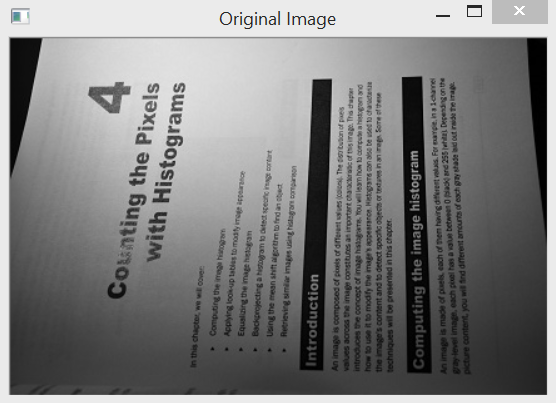
//> input picture book.bmp, 556 x 403 px
$ ./4-7   (built with g++ and OpenCV 4)
//> lines starting //> are read from the running program, lines starting //| are printed output that depends on the picture; after the words box and inside, x2 and y2 are one past the last pixel; in counts of white or black regions, pixels touching at a corner belong together
/* 4-7.cpp
적분영상의 응용: 적응적 경계화란?
(각 화소가 지역 평균 값, 즉 이웃화소의 평균 값과 두드러지게 차이나면
이상치로 간주하고 경계화 과정에서 잘라낸다.
따라서, 모든 화소 주변의 지역 평균 계산이 필요 -> 적분 영상 이용)  */
#include <iostream>
#include <opencv2/opencv.hpp>

using namespace cv;
using namespace std;

void main() {

	Mat image = imread("book.bmp", 0);
//> image: 403 rows x 556 cols, CV_8UC1; min 0, max 255, mean 126.1
	imshow("Original", image);

//비교1. 고정된 경계 값 사용
	Mat binaryFixed;
	threshold(image, binaryFixed, 70, 255, THRESH_BINARY);
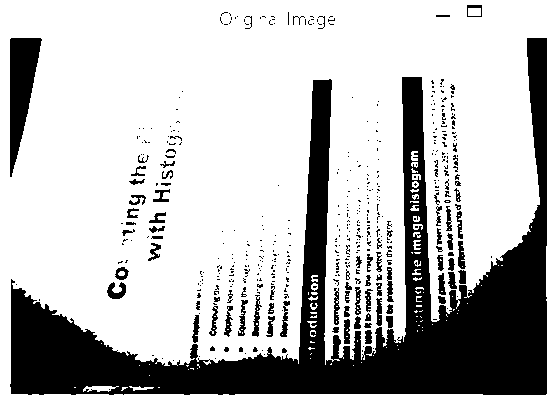
//> binaryFixed: 403 rows x 556 cols, CV_8UC1; 74% white; 469 black regions (378 under 20 px), largest, box (x1, y1, x2, y2) and area: (10, 38, 547, 395) 48740, (10, 38, 42, 177) 2493, (107, 282, 126, 299) 192
	imshow("binaryFixed", binaryFixed);


//비교2. adaptiveThreshold() 사용
	int blockSize = 21; //이웃 크기(픽셀)
	int threshold = 10; //화소를 (평균-경계 값)과 비교

	Mat binaryAdaptive;
	//cv::adaptiveThreshold 적응적 경계화
	//(입력영상, 결과이진영상, 결과에 대한 최댓값, 방법, 경계화타입, 블록크기, 사용할 경계값)
	adaptiveThreshold(image, binaryAdaptive, 255, ADAPTIVE_THRESH_MEAN_C, THRESH_BINARY, blockSize, threshold);
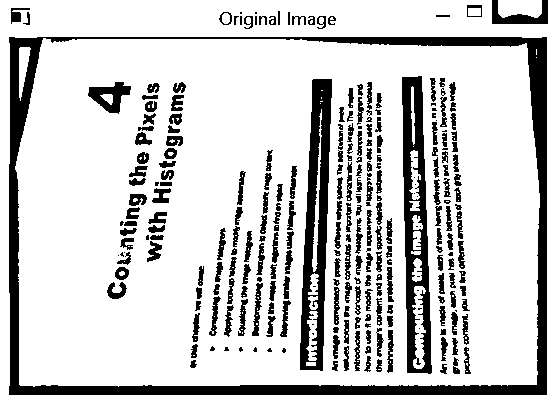
//> binaryAdaptive: 403 rows x 556 cols, CV_8UC1; 80.4% white; 264 black regions (44 under 20 px), largest, box (x1, y1, x2, y2) and area: (9, 37, 547, 395) 15417, (300, 79, 332, 371) 5073, (402, 76, 432, 374) 4910
	imshow("binaryAdaptive", binaryAdaptive);

//비교3. 직접구현
	Mat binary = image.clone(); //복사본 생성
	int nl = binary.rows;
//> nl = 403
	int nc = binary.cols;
//> nc = 556

	//적분영상 계산
	Mat iimage;
	integral(image, iimage, CV_32S);
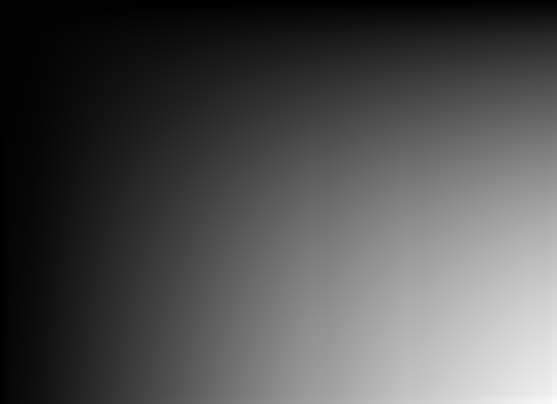
//> iimage: 404 rows x 557 cols, CV_32SC1; min 0, max 28253235, mean 8918046.1; drawn with min black and max white

	int halfSize = blockSize / 2; //10픽셀
	for (int j = halfSize; j < nl - halfSize - 1; j++) { //각 행
		uchar*  data = binary.ptr<uchar>(j);
		int* idata1 = iimage.ptr<int>(j - halfSize);
		int* idata2 = iimage.ptr<int>(j + halfSize + 1);

		for (int i = halfSize; i < nc - halfSize - 1; i++) {
			int sum = (idata2[i + halfSize + 1]
				- idata2[i - halfSize]
				- idata1[i + halfSize + 1]
				+ idata1[i - halfSize]) / (blockSize*blockSize); //주의!!!

			if (data[i] < (sum - threshold))
				data[i] = 0;
			else
				data[i] = 255;

		}
	}
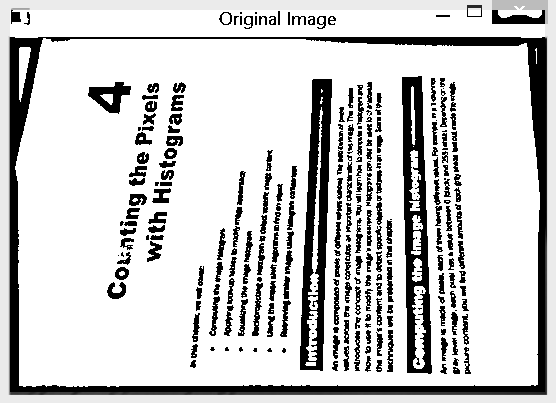
//> binary: 403 rows x 556 cols, CV_8UC1; min 0, max 255, mean 205.4
	imshow("integralAdaptive", binary);

	waitKey(0);
}

$ run again, with peppers.bmp copied over book.bmp
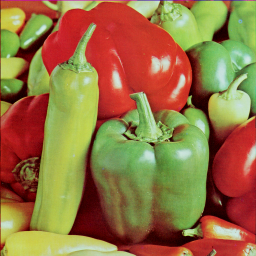
//> input picture peppers.bmp, 256 x 256 px
//> `threshold(image, binaryFixed, 70, 255, THRESH_BINARY);`:
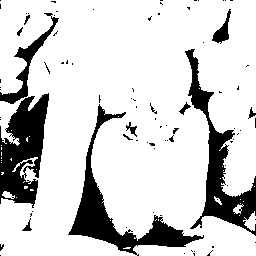
//> binaryFixed: 256 rows x 256 cols, CV_8UC1; 82% white; 85 black regions (72 under 20 px), largest, box (x1, y1, x2, y2) and area: (68, 104, 204, 256) 3497, (0, 93, 49, 208) 3378, (185, 49, 256, 236) 3260
//> binaryAdaptive: 256 rows x 256 cols, CV_8UC1; 72.7% white; 179 black regions (147 under 20 px), largest, box (x1, y1, x2, y2) and area: (42, 0, 256, 256) 10200, (0, 93, 62, 256) 1795, (0, 2, 61, 104) 1413
//> after the loop `for (int j = halfSize; j < nl - halfSize - 1; j++)`:
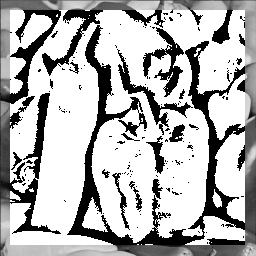
//> binary: 256 rows x 256 cols, CV_8UC1; min 0, max 255, mean 179.3

$ run again, with puppy.bmp copied over book.bmp
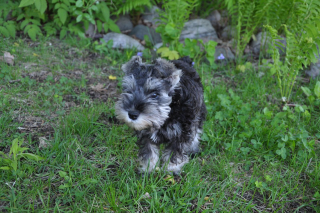
//> input picture puppy.bmp, 320 x 213 px
//> `threshold(image, binaryFixed, 70, 255, THRESH_BINARY);`:
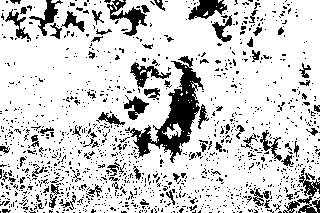
//> binaryFixed: 213 rows x 320 cols, CV_8UC1; 81.5% white; 1275 black regions (1196 under 20 px), largest, box (x1, y1, x2, y2) and area: (125, 56, 204, 163) 2383, (283, 168, 320, 213) 559, (107, 0, 147, 36) 501
//> binaryAdaptive: 213 rows x 320 cols, CV_8UC1; 67.1% white; 1332 black regions (1127 under 20 px), largest, box (x1, y1, x2, y2) and area: (95, 53, 204, 170) 2403, (82, 0, 175, 107) 1895, (286, 60, 320, 107) 538
//> after the loop `for (int j = halfSize; j < nl - halfSize - 1; j++)`:
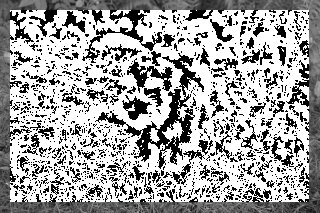
//> binary: 213 rows x 320 cols, CV_8UC1; min 0, max 255, mean 163
